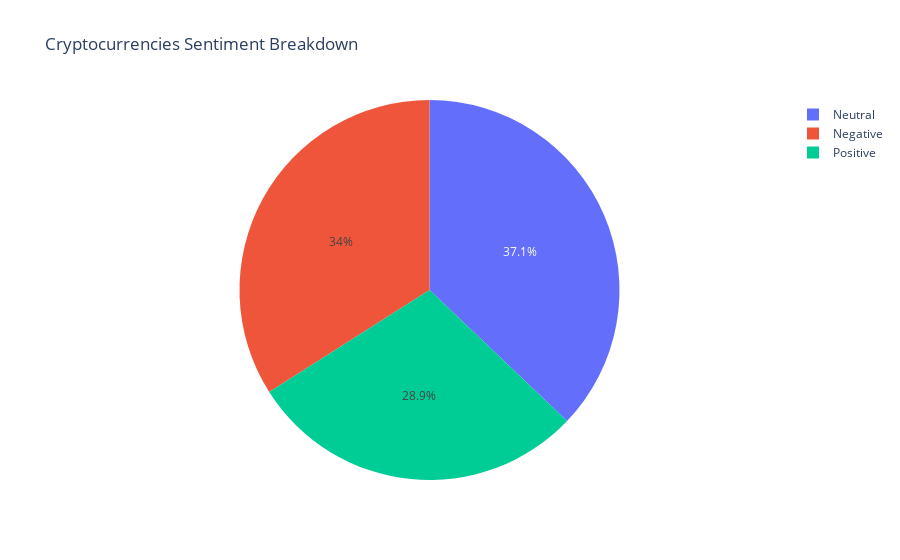

The notebook cell saved with this chart:
### Code cell
# pie chart of sentiment
tweetDF['Sentiment'].value_counts()
pieSenti = px.pie(tweetDF, names='Sentiment', title ='Cryptocurrencies Sentiment Breakdown')
pieSenti.show()

### Figure 1 — Plotly figure (JSON) as saved in the notebook; plotly's stock layout.template omitted (floating-point values rounded to 4 significant figures)
{"data": [{"domain": {"x": [0, 1], "y": [0, 1]}, "hovertemplate": "Sentiment=%{label}<extra></extra>", "labels": ["Positive", "Positive", "Positive", "Positive", "Negative", "Negative", "Negative", "Negative", "Positive", "Neutral", "Neutral", "Positive", "Negative", "Neutral", "Negative", "Negative", "Neutral", "Positive", "Neutral", "Neutral", "Positive", "Neutral", "Positive", "Neutral", "Negative", "Neutral", "Neutral", "Neutral", "Positive", "Positive", "Neutral", "Negative", "Neutral", "Neutral", "Negative", "Negative", "Negative", "Neutral", "Negative", "Neutral", "Neutral", "Negative", "Negative", "Positive", "Positive", "Positive", "Positive", "Neutral", "Negative", "Negative", "Negative", "Negative", "Neutral", "Neutral", "Positive", "Positive", "Negative", "Neutral", "Negative", "Neutral", "Neutral", "Neutral", "Neutral", "Neutral", "Positive", "Negative", "Negative", "Positive", "Neutral", "Positive", "Positive", "Negative", "Positive", "Negative", "Neutral", "Positive", "Positive", "Neutral", "Positive", "Negative", "Neutral", "Positive", "Neutral", "Negative", "Neutral", "Negative", "Negative", "Neutral", "Neutral", "Negative", "Positive", "Negative", "Neutral", "Negative", "Negative", "Neutral", "Positive"], "legendgroup": "", "name": "", "showlegend": true, "type": "pie"}], "layout": {"legend": {"tracegroupgap": 0}, "title": {"text": "Cryptocurrencies Sentiment Breakdown"}}}
